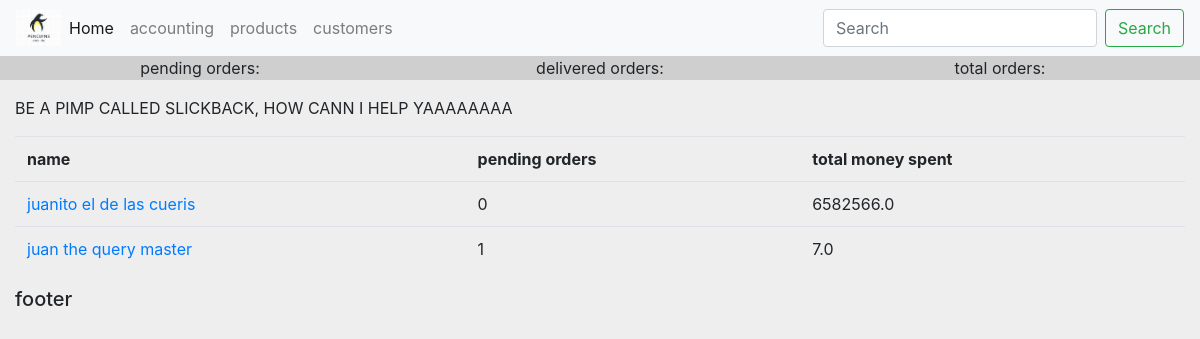
Page /accounting/customers on the committed database.
### accounting/models.py (models this page shows, shortened)
class Customer(models.Model):
    name = models.CharField(max_length=200, null=True)
    phone = models.CharField(max_length=200, null=True)
    email = models.CharField(max_length=200, null=True)
    date_created = models.DateTimeField(auto_now_add=True, null=True)

### accounting/views.py (the view)
# urls.py: path('customers', views.customers, name="accounting_customers"),
def customers(request):
    customers = Customer.objects.all()
    for c in customers:
        orders = c.order_set.all()
        c.order_pending_count = orders.filter(status="pending").count()
        c.total_spent = 0
        for o in orders:
            c.total_spent += o.product.price
    context = {
        'customers' : customers,
    }
    return render(request, 'accounting/customers.html', context)

### accounting/templates/accounting/customers.html
{% extends 'ivy/layout.html' %}
{% block content %}
    <p>BE A PIMP CALLED SLICKBACK, HOW CANN I HELP YAAAAAAAA</p>
    <div class="row">
        <div class="col">
            <table class="table">
                <tr>
                    <th>name</th>
                    <th>pending orders</th>
                    <th>total money spent</th>
                </tr>
                {% for customer in customers %}
                    <tr>
                        <td><a href="{% url 'accounting_customer' customer.id %} " > {{customer.name}}</td>
                        <td>{{customer.order_pending_count}}</td>
                        <td>{{customer.total_spent}}</td>
                    </tr>
                {% endfor%}
            </table>
        </div>
    </div>
{% endblock content %}

### static/css/main.css (style rules this page uses)
body { background-color: rgb(238, 238, 238); }

### rows in the picture
Customer: name "juanito el de las cueris", order_pending_count "0", total_spent "6582566.0"
Customer: name "juan the query master", order_pending_count "1", total_spent "7.0"
